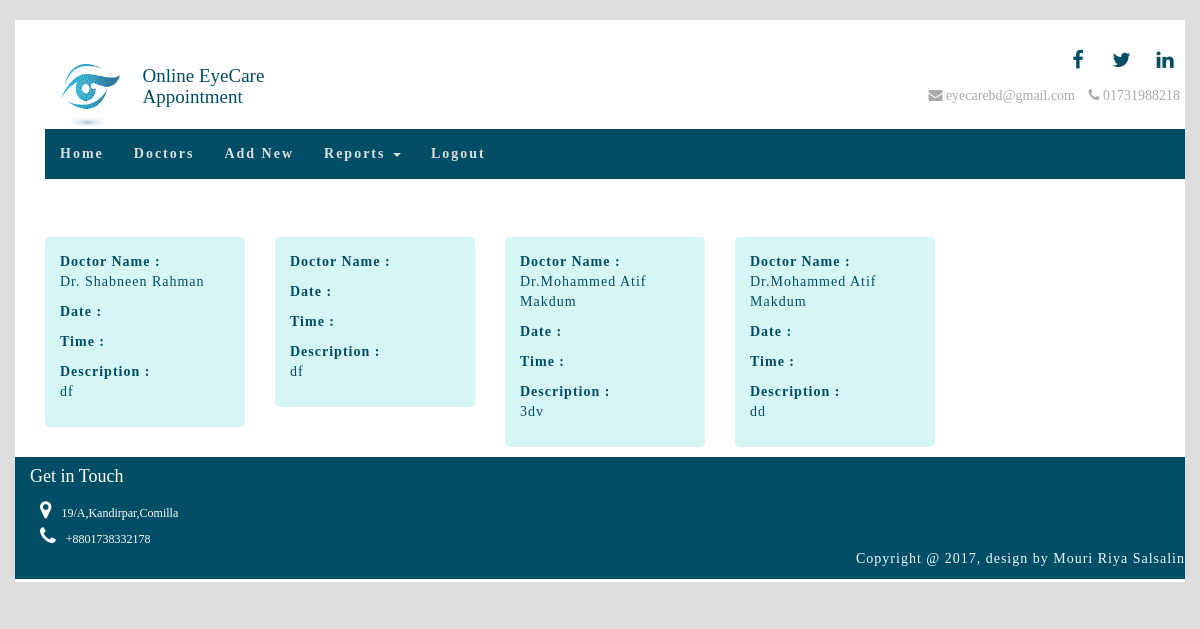
Screenshot of /admin/appointment_report.php with the database file from the repository.
### tables this page shows
CREATE TABLE IF NOT EXISTS `apt` (
  `doctor_id` int(11) NOT NULL AUTO_INCREMENT,
  `name` varchar(30) NOT NULL,
  `date1` date NOT NULL,
  `time1` varchar(30) NOT NULL,
  `date2` date NOT NULL,
  `time2` varchar(30) NOT NULL,
  `description` varchar(30) NOT NULL,
  `patient_id` int(11) NOT NULL,
  PRIMARY KEY (`doctor_id`)
);

### admin/appointment_report.php (the view, shortened to what this page needs)
<!DOCTYPE html>
<html lang="">
<head>
    <link rel="stylesheet" href="css/bootstrap.min.css">
    <link rel="stylesheet" href="css/font-awesome.min.css">
    <link rel="stylesheet" href="css/style3.css">
</head>
    <?php
  		   $conn = mysqli_connect("localhost","root","","finalprojectdemo") ;
    ?>
<body>
  <div class="container-fluid">
        <div class="wrapper_white" >
              <?php require_once('adminheader.php'); ?>
    <div class="container">
        <div class='cl-md-6'>
                <?php
                          $patient_id=$_GET['patient_id'];
                          $sql="select * from apt where patient_id='$patient_id'";
                      $result=mysqli_query($conn,$sql);
                        while($data=mysqli_fetch_array($result)){
                            $name=$data['name'];
                            $date=$data['date'];
                            $time=$data['time'];
                            $description=$data['description'];
                            echo"
                                       <div class='appointment_doctor_design'>
                                        <p><strong>Doctor Name : </strong><br>$name</p>
                                        <p><strong>Date :</strong><br> $date </p>
                                        <p><strong>Time :</strong><br> $time </p>
                                         <p><strong>Description :</strong><br> $description </p>
                            		</div>
                            ";
                        }
        ?>
        </div>
            </div>
            <?php require_once('footer.php'); ?>
              </div>
    </div>
</body>
</html>

### admin/css/style3.css (style rules this page uses)
body { background: #ddd; font-family: 'Oxygen-Regular'; }
.wrapper_white { background: #ffffff; margin: 20px auto; border:none; padding:3px 0px; }
.caption h4,p { color:#004d66; letter-spacing: 1px; }
.appointment_doctor_design { margin:15px 15px 0px 15px; float: left; height: auto; width: 200px; background:#d6f5f5; padding: 15px; border-radius: 5px; }

### rows the page displays
apt: name "Dr. Shabneen Rahman", description "df"
apt: description "df"
apt: name "Dr.Mohammed Atif Makdum", description "3dv"
apt: name "Dr.Mohammed Atif Makdum", description "dd"
